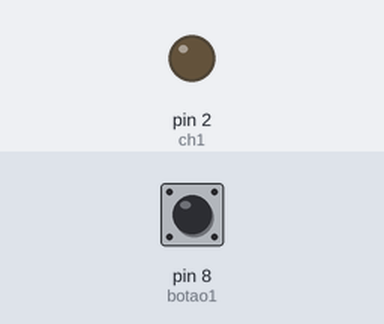
Simulated run of this sketch. Board: Arduino Uno, built with avr-gcc and run on an emulated ATmega328P. Shown: output pins drawn as LEDs (lit = HIGH). The test bench sets the inputs (shaded band); at power-on: pin 8 (botao1) HIGH.

Above: at 1.2 s.
1.3 s: pin 8 (botao1) pulled LOW for 0.15 s
At 2.5 s:
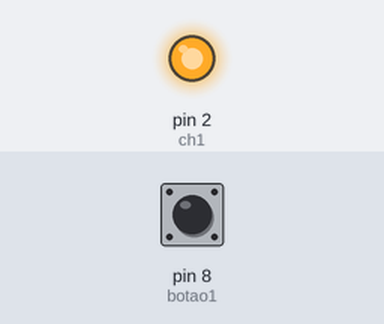
3.0 s: pin 8 (botao1) pulled LOW for 1 s
At 4.4 s:
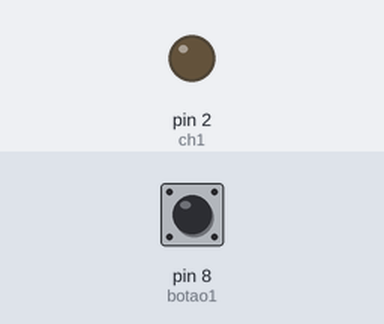
5.5 s: pin 8 (botao1) pulled LOW for 3.2 s
At 9.2 s:
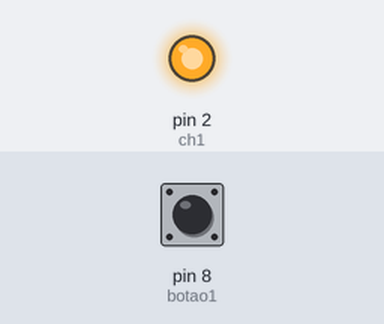
Timing chart, 0 to 10.7 s (numbered marks = the images above; inputs shaded):
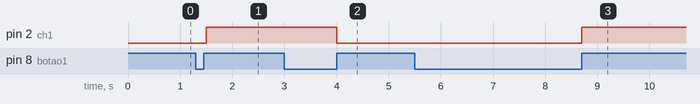

Measured:
- after the input at 1.3 s, pin 2 (ch1): LOW → HIGH after 0.20 s
- after the input at 3.0 s, pin 2 (ch1): HIGH → LOW after 1.0 s
- after the input at 5.5 s, pin 2 (ch1): LOW → HIGH after 3.2 s

The sketch:

Botao_com_Retencao_1_Canal_Pull_UP.ino
```cpp
 /* Muda o estado do canal com um
 pulso BAIXO ao SOLTAR o botão*/

 #define ch1 2
 #define botao1 8
 int leitura_ch1;
 int status_ch1 = 0;

 void setup() {
   pinMode(ch1, OUTPUT);
   pinMode(botao1, INPUT_PULLUP);
   digitalWrite(ch1, LOW);
   }

 void loop() {
     Canal_01:
     leitura_ch1 = digitalRead(botao1);
     if (leitura_ch1 != 1)
     { while(digitalRead(botao1) != 1)
     delay(100);
     status_ch1 = !status_ch1;
     digitalWrite(ch1, status_ch1); }
     }
```
